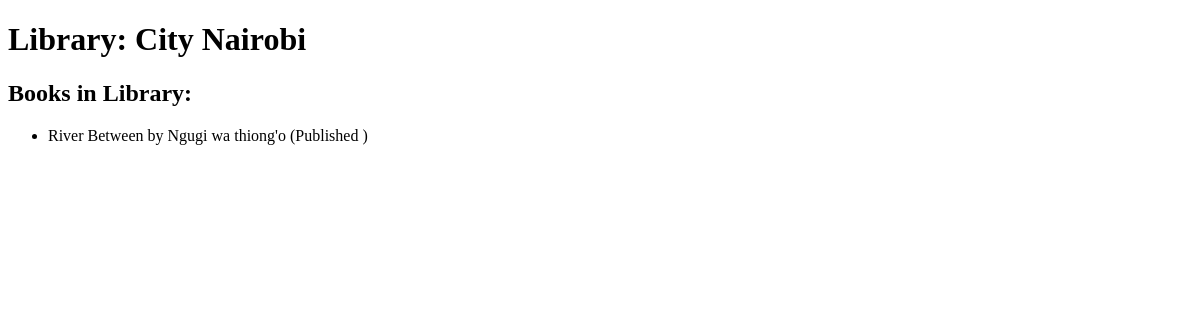
The page /relationship/library/2/ on the database as committed earlier.
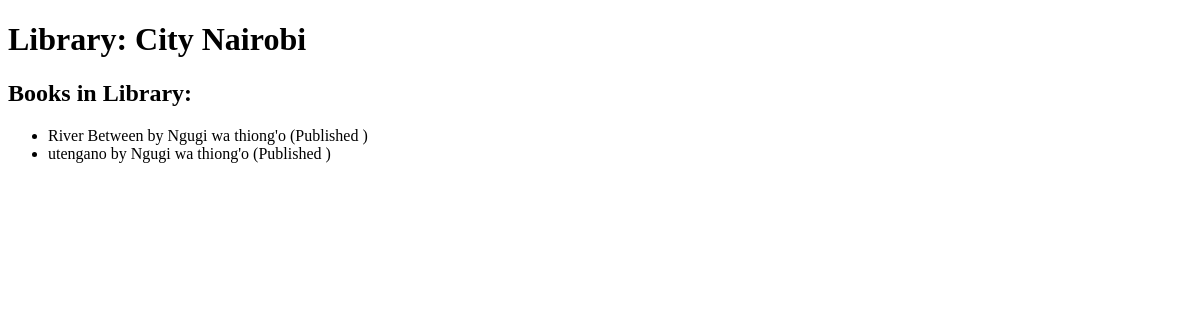
The same page on the database as committed later.
### relationship_app/models.py (models this page shows, shortened)
class Library(models.Model):
    name = models.CharField(max_length=200)
    books = models.ManyToManyField(Book, related_name="libraries")

class Book(models.Model):
    title = models.CharField(max_length=200)
    author = models.ForeignKey(Author, on_delete=models.CASCADE, related_name="books")

class Author(models.Model):
    name = models.CharField(max_length=200)

### relationship_app/views.py (the view)
# urls.py: path('library/<int:pk>/', LibraryDetailView.as_view(), name='library_detail'),
class LibraryDetailView(DetailView):
    model = Library
    template_name = 'library_detail.html'
    def get_context_data(self, **kwargs):
        context = super().get_context_data(**kwargs)
        context['books'] = self.object.books.all()
        return context

### templates/library_detail.html (shortened to what this page needs)
<!DOCTYPE html>
<html lang="en">
<head>
</head>
<body>
    <h1>Library: {{ library.name }}</h1>
    <h2>Books in Library:</h2>
    <ul>
        {% for book in library.books.all %}
        <li>{{ book.title }} by {{ book.author.name }} (Published {{ book.publication_year }})</li>
        {% endfor %}
    </ul>
</body>
</html>

Rows that differ between the two databases and show on the page:
added Book: title "utengano", author.name "Ngugi wa thiong'o"
